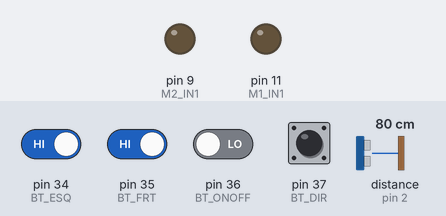
Simulated run of this sketch. Board: Arduino Mega 2560, built with avr-gcc and run on an emulated ATmega2560. On the bench: output pins drawn as LEDs (lit = HIGH). Wiring (inferred from the names in the program): ultrasonic range finder: trigger pin 3; echo pin 2. Dashed ring = blinking. Inputs (shaded band) come from the test bench; at power-on: pin 34 (BT_ESQ), pin 35 (BT_FRT), pin 37 (BT_DIR) HIGH, pin 36 (BT_ONOFF) LOW, distance to the obstacle (sensor on pin 2) 80 cm. The echo pulse lasts 58.3 µs per cm; pins used as bus, display or sensor lines are not drawn.

Above: at 1.2 s.
1.3 s: pin 34 (BT_ESQ) driven LOW
At 1.58 s:
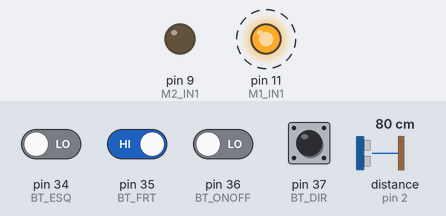
4.3 s: distance to the obstacle (sensor on pin 2) set to 17 cm
7.3 s: distance to the obstacle (sensor on pin 2) set to 14 cm
At 9.1 s:
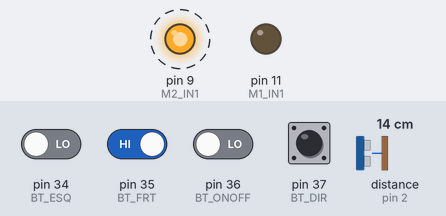
10.3 s: pin 35 (BT_FRT) driven LOW
13.3 s: pin 35 (BT_FRT) driven HIGH
16.3 s: pin 34 (BT_ESQ) driven HIGH
Timing chart, 0 to 19.7 s (numbered marks = the images above; inputs shaded):
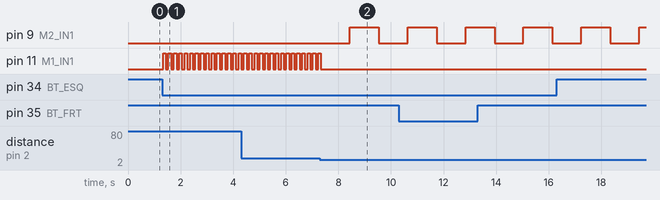

Measured:
- the behaviour switches between 16 and 15 cm on distance to the obstacle (sensor on pin 2) (found by bisection; images 1 and 2)
- after the input at 1.3 s, pin 11 (M1_IN1): alternates HIGH for 0.11 s and LOW for 0.10 s, starting at once
- after the input at 7.3 s, pin 9 (M2_IN1): LOW → HIGH after 1.1 s, → LOW 1.1 s later; pin 11 (M1_IN1): goes on until 7.3 s, then stays LOW

The sketch:

embarcados_robo.ino
```cpp
#define M1_IN1 11
#define M1_IN2 10
#define M2_IN1 9
#define M2_IN2 8

#define BT_ESQ 34
#define BT_FRT 35
#define BT_ONOFF 36
#define BT_DIR 37

#define P_ECHO 2
#define P_TRG 3

void setup() {
  pinMode(BT_ESQ, INPUT);
  pinMode(BT_FRT, INPUT);
  pinMode(BT_ONOFF, INPUT);
  pinMode(BT_DIR, INPUT);

  pinMode(P_ECHO, INPUT);
  pinMode(P_TRG, OUTPUT);

  pinMode(M1_IN1, OUTPUT);
  pinMode(M1_IN2, OUTPUT);

  pinMode(M2_IN1, OUTPUT);
  pinMode(M2_IN2, OUTPUT);

  Serial.begin(9600);
}

float calcular_distancia() {
  digitalWrite(P_TRG, LOW);
  delayMicroseconds(2);
  digitalWrite(P_TRG, HIGH);
  delayMicroseconds(2);
  digitalWrite(P_TRG, LOW);
  delayMicroseconds(2);

  unsigned long tempo = pulseIn(P_ECHO, HIGH);
  float distancia = tempo / 29 /2;
  return distancia;
}

void moverFrente() {
  digitalWrite(M1_IN1, HIGH);
  digitalWrite(M1_IN2, LOW);

  digitalWrite(M2_IN1, HIGH);
  digitalWrite(M2_IN2, LOW);
}

void moverTras() {
  digitalWrite(M1_IN1, LOW);
  digitalWrite(M1_IN2, HIGH);

  digitalWrite(M2_IN1, LOW);
  digitalWrite(M2_IN2, HIGH);
}

void moverDir() {
  digitalWrite(M1_IN1, LOW);
  digitalWrite(M1_IN2, HIGH);

  digitalWrite(M2_IN1, HIGH);
  digitalWrite(M2_IN2, LOW);
}

void moverEsq() {
  digitalWrite(M2_IN1, LOW);
  digitalWrite(M2_IN2, HIGH);

  digitalWrite(M1_IN1, HIGH);
  digitalWrite(M1_IN2, LOW);
}

void parar() {
  digitalWrite(M1_IN1, LOW);
  digitalWrite(M1_IN2, LOW);

  digitalWrite(M2_IN1, LOW);
  digitalWrite(M2_IN2, LOW);
}

bool ligado = false;

void loop() {
    ligado = digitalRead(BT_ONOFF) == LOW ? !ligado : ligado;
    delay(100);
    parar();
    if(ligado) {
      if(digitalRead(BT_DIR) == LOW){
        moverDir();
      }
      if(digitalRead(BT_ESQ) == LOW){
        moverEsq();
      }
      if(digitalRead(BT_FRT) == LOW){
        moverFrente();
      }
      if(calcular_distancia() < 15.0) {
        moverTras();
        delay(1000);
        moverDir();
        delay(1000);
      }
    }
}
```
